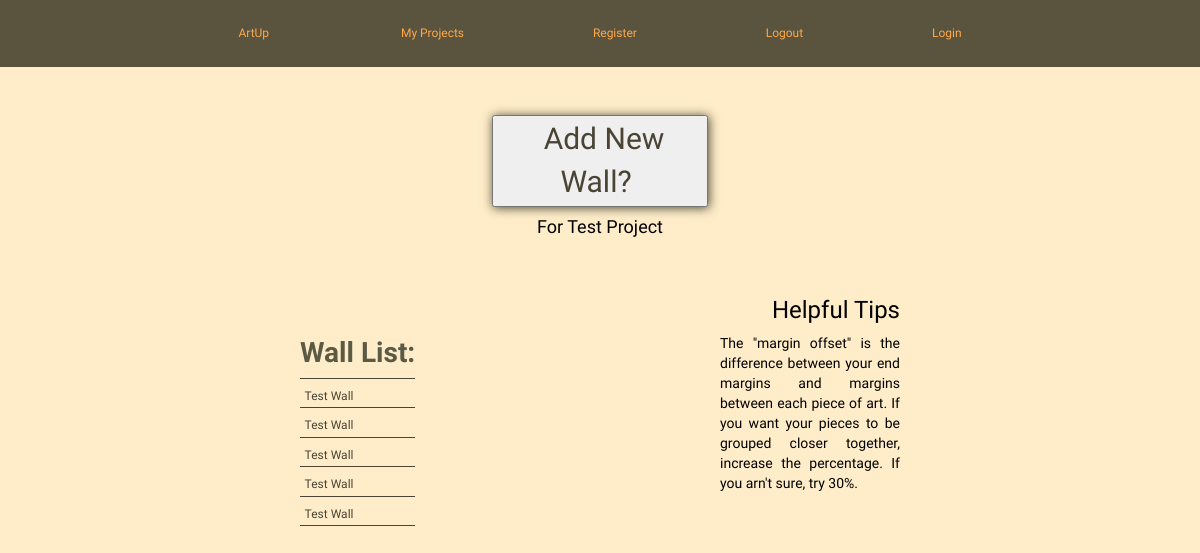
The app's page /project/1 with its own data.
### model.py (models this page shows, shortened)
class Project(db.Model):
    __tablename__ = "projects"
    project_id = db.Column(db.Integer, autoincrement=True, primary_key=True)
    user_id = db.Column(db.Integer, db.ForeignKey('users.user_id'))
    project_name = db.Column(db.String(64), nullable=True, default='Project')

class Wall(db.Model):
    __tablename__ = "walls"
    wall_id = db.Column(db.Integer, autoincrement=True, primary_key=True)
    project_id = db.Column(db.Integer, db.ForeignKey('projects.project_id'))
    wall_name = db.Column(db.String(64), nullable=True, default='Wall')
    wall_width = db.Column(db.Integer, nullable=False)
    wall_height = db.Column(db.Integer, nullable=False)
    center_line = db.Column(db.Integer, default=58, nullable=True)
    wall_img = db.Column(db.String(200), nullable=True)
    offset_percent = db.Column(db.String(64), default=3000, nullable=True)

### server.py (the view)
@app.route('/project/<int:project_id>')
def show_project(project_id):
    walls = Wall.query.filter(Wall.project_id == project_id).all()
    project_obj = Project.query.filter(project_id == Project.project_id).first()
    project_name = project_obj.project_name
    return render_template("project.html",
                           wall_list=walls,
                           project_id=project_id,
                           project_name=project_name)

### templates/project.html (shortened to what this page needs)
{% extends 'base.html' %}
{% block head %}
<link rel="stylesheet" href="/static/project_wall_lst.css">
{% endblock %}
{% block content %}
<div class="new-project">
   <button> <a href= '/project/{{ project_id }}/new-wall' data-hover="Add New Wall?">
        <span id="new-project">Add New Wall?</span>
            </a>
    </button>
    <h4>For  {{project_name}} Project</h4>
</div>
<div class="help-info-title">
    <h3> Helpful Tips </h3>
    <p> The "margin offset" is the difference between your end margins and margins
        between each piece of art. If you want your pieces to be grouped closer together,
        increase the percentage. If you arn't sure, try 30%.
    </p>
</div>
<table>
  <thead>
    <tr>
      <th scope="col">Wall List:</th>
    </tr>
  </thead>
  <tbody>
      {% for wall in wall_list %}
        <tr scope="col">
           <td>
                <a id="list" href= '/saved_wall_process/{{wall.wall_id}}'>
                {{ wall.wall_name }}
                </a>
            <td>
        {% endfor %}
  </tbody>
</table>
{% endblock %}

### static/styles.css (style rules this page uses)
* { box-sizing: border-box; }
body { text-align: center; }
a:link { color: rgb(255, 169, 73); text-decoration: none; }
@media only screen
  and (min-width: 600px) 
  and (max-width: 1200px) { a:link { font-size: 12px; padding: 10px 4%; } }

### static/project_wall_lst.css (style rules this page uses)
body { font-family: 'Raleway', sans-serif; background-color: #ffedc9; color: black; }
button { box-shadow: 1px 1px 10px #494434; margin-top: 4%; }
#new-project { color: #494434; font-size: 30px; }
h4 { text-align: center; }
table { margin-left: 25%; }
th { padding-bottom: 4%; font-size: 28px; color: #5b5b45 }
tr { font-size: 20px; text-align: left; border-bottom: 1px solid #494434; }
#list { color: #494434; }
h3 { margin-top: 5%; margin-right: 25%; text-align: right; }
p { max-width: 15%; float: right; text-align: justify; margin-right: 25%; }

### records on screen
Project: project_name "Test"
Wall: wall_name "Test Wall"
Wall: wall_name "Test Wall"
Wall: wall_name "Test Wall"
Wall: wall_name "Test Wall"
Wall: wall_name "Test Wall"
